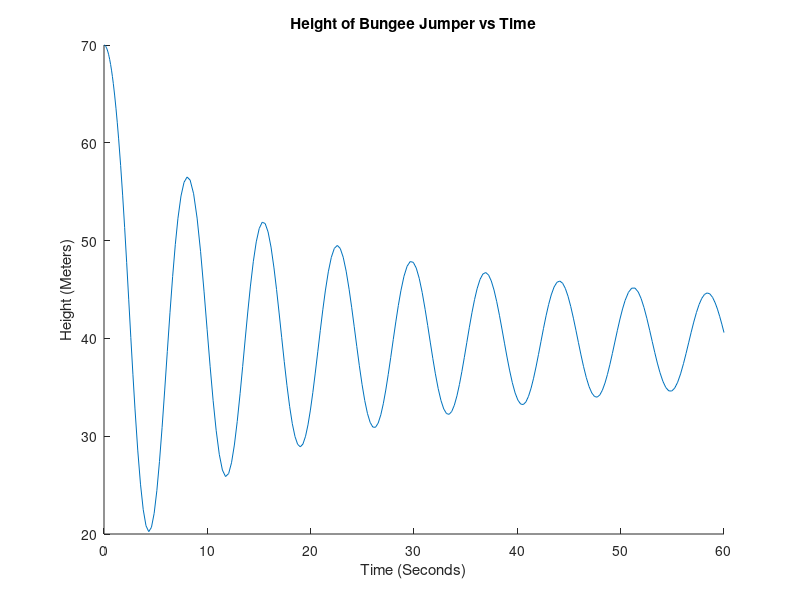

This chart was generated by the following MATLAB code:
function [ T, R ] = secondPassBungee()
%Spring with air resistance, tension in one direction

A = .5; %Cross-sectional area of human lying down (m^2)
rho = 1.2; %Density of air (kg/m^3)
Cd = 3.3; %Drag coeffiecent of human lying down (unitless)(data from Google Drive)
k = 100; %Spring constant of the bungee cord N/m
lo =17.5;%Resting length of the cord with no mass on it m
y = 70; %Current height of the jumper m
startH = y; %Starting height of the jumper m
vy = 0; %Current velocity of the jumper m/s
g = 9.81; %Acceleration due to gravity m/s^2
mass1 = 130; %Mass of jumper kg
restingL = lo +((mass1*g)/k); %Resting length of cord with mass on it m

Data = [y, vy];

function res = changingValues(~, Data)
    y = Data(1);
    vy = Data(2);
    
    dydt = vy;
    
    %Acceleration
    if(y <= (startH - lo)) %Below tension point
        if(vy >= 0) %Going up STEP 3
            display ('STEP 3');
            dvydt = (-(mass1*g) + (k *(startH-y-lo)) - (.5 *rho* Cd* A *vy^2 ))/mass1;
        else %Going down STEP 2
            display ('STEP 2');
            dvydt = (-(mass1*g) + (k *(startH-y-lo)) + (.5 *rho* Cd* A *vy^2 ))/mass1;
        end
        
    else %Above tension point
        if(vy >= 0) %Going up STEP 4
            display ('STEP 4');
            dvydt = (-(mass1*g) -(.5 *rho* Cd* A *vy^2 ))/mass1;
        else %Going down STEP 1
            display ('STEP 1');
            dvydt = (-(mass1*g) + (.5 *rho* Cd* A *vy^2 ))/mass1;
        end
    end
    
    res = [dydt; dvydt];
    
end
%for k=5:5:50
 %   for lo = 10:5:50
[Time, RR] = ode45(@changingValues, [0 60], Data);
hold on
Y = RR(:,1);
plot(Time,Y);
title('Height of Bungee Jumper vs Time');
xlabel('Time (Seconds)');
ylabel('Height (Meters)');
 % end
%end
end
